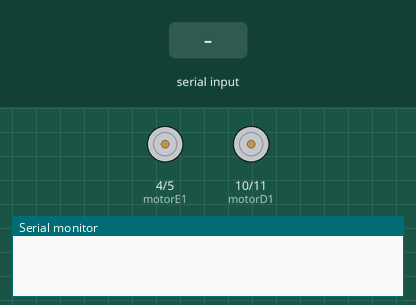
A sketch run on a simulated Arduino Uno, built with avr-gcc and run on an emulated ATmega328P. Parts: motor-driver pin pairs drawn as motors (green arrow = first pin HIGH = forward, orange = second pin HIGH = backward, longer = more drive), the last lines printed to the serial monitor. The test bench sets the inputs (shaded band).

Above: at 1.2 s.
1.3 s: "F" received over Serial
At 3.1 s:
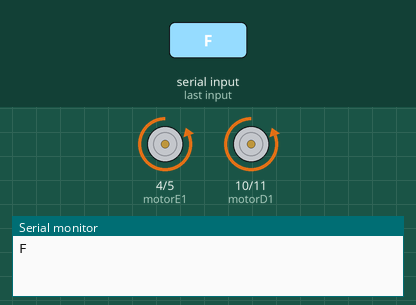
3.8 s: "B" received over Serial
At 6.0 s:
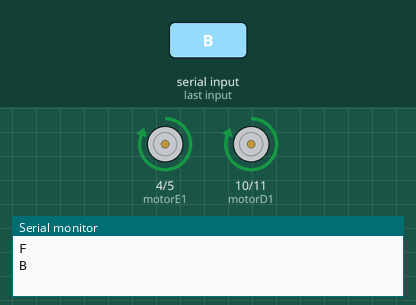
6.3 s: "R" received over Serial
At 8.1 s:
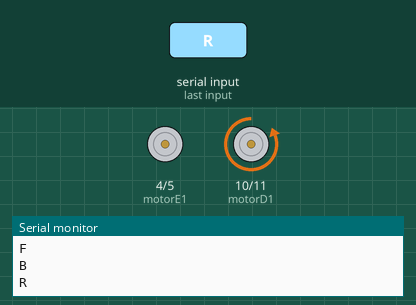
8.8 s: "L" received over Serial
At 11.2 s:
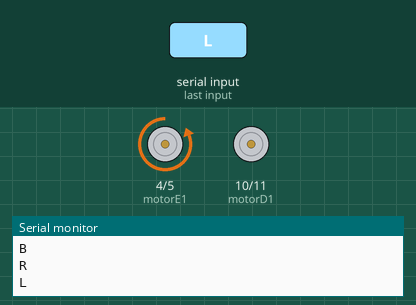
Timing chart, 0 to 12.3 s (numbered marks = the images above; inputs shaded):
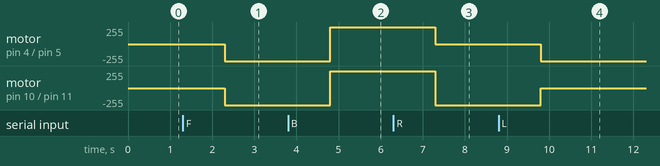

Measured:
- after the input at 1.3 s, motor on pin 4 (motorE1) / pin 5 (motorE2), motor on pin 10 (motorD1) / pin 11 (motorD2): stopped → backward 255/255 after 1.0 s
- after the input at 3.8 s, motor on pin 4 (motorE1) / pin 5 (motorE2), motor on pin 10 (motorD1) / pin 11 (motorD2): backward 255/255 → forward 255/255 after 1.0 s
- after the input at 6.3 s, motor on pin 4 (motorE1) / pin 5 (motorE2): forward 255/255 → stopped after 1.0 s; motor on pin 10 (motorD1) / pin 11 (motorD2): forward 255/255 → backward 255/255 after 1.0 s
- after the input at 8.8 s, motor on pin 4 (motorE1) / pin 5 (motorE2): stopped → backward 255/255 after 1.0 s; motor on pin 10 (motorD1) / pin 11 (motorD2): backward 255/255 → stopped after 1.0 s

The sketch:

BLUETOF.ino
```cpp
int pinVelD = 9;
int motorD1 = 10;
int motorD2 = 11;

int pinVelE = 3;
int motorE1 = 4;
int motorE2 = 5;


void setup()
{
  pinMode(motorD1,OUTPUT);
  pinMode(motorD2,OUTPUT);
  pinMode(motorE1,OUTPUT);
  pinMode(motorE2,OUTPUT);

  Serial.begin(9600);
  Serial.flush();

}

void pararD()
{
  digitalWrite(motorD1, LOW);
  digitalWrite(motorD2, LOW);
  digitalWrite(pinVelD, 0);
}

void frenteD()
{
  digitalWrite(motorD1, LOW);
  digitalWrite(motorD2, HIGH);
  digitalWrite(pinVelD, 10);
}

void reversoD()
{
  digitalWrite(motorD1, HIGH);
  digitalWrite(motorD2, LOW);
  digitalWrite(pinVelD, 10);
}

void pararE()
{
  digitalWrite(motorE1, LOW);
  digitalWrite(motorE2, LOW);
  digitalWrite(pinVelE, 0);
}

void frenteE()
{
  digitalWrite(motorE1, LOW);
  digitalWrite(motorE2, HIGH);
  digitalWrite(pinVelE, 10);
}

void reversoE()
{
  digitalWrite(motorE1, HIGH);
  digitalWrite(motorE2, LOW);
  digitalWrite(pinVelE, 10);
}

void loop()
{

 // pararD();
 // pararE();

  String mensagem = "";
  if(Serial.available())
  {
    mensagem = Serial.readString();
    Serial.println(mensagem);

    if(mensagem == "F")
    {
      frenteD();
      frenteE();
    }
    if(mensagem == "B")
    {
      reversoD();
      reversoE();
    }
    if(mensagem == "R")
    {
      frenteD();
      pararE();
    }
    if(mensagem == "L")
    {
      frenteE();
      pararD();
    }
    if(mensagem == "G ")
    {
      pararE();
      pararD();
    }

    //delay(1000);


  }

}

/*void executeCommand(char command)
{
  switch(command)
  {
    case 'F':
      frenteD();
      frenteE();
    break;
    case 'B':
      reversoE();
      reversoD();
    break;
    case 'L':
      frenteE();
    break;
    case 'R':
      frenteD();
    break;
    case 'C':
      frenteD();
    break;
    case 'X':
      reversoE();
      reversoD();
    break;
    case 'T':
      frenteD();
      frenteE();
    break;
    case 'S':
      frenteE();
    break;
    case 'A':
      frenteE();
      frenteD();
    break;
    case 'P':
      pararE();
      pararD();
    break;
    default:

    break;
  }
}*/
```
